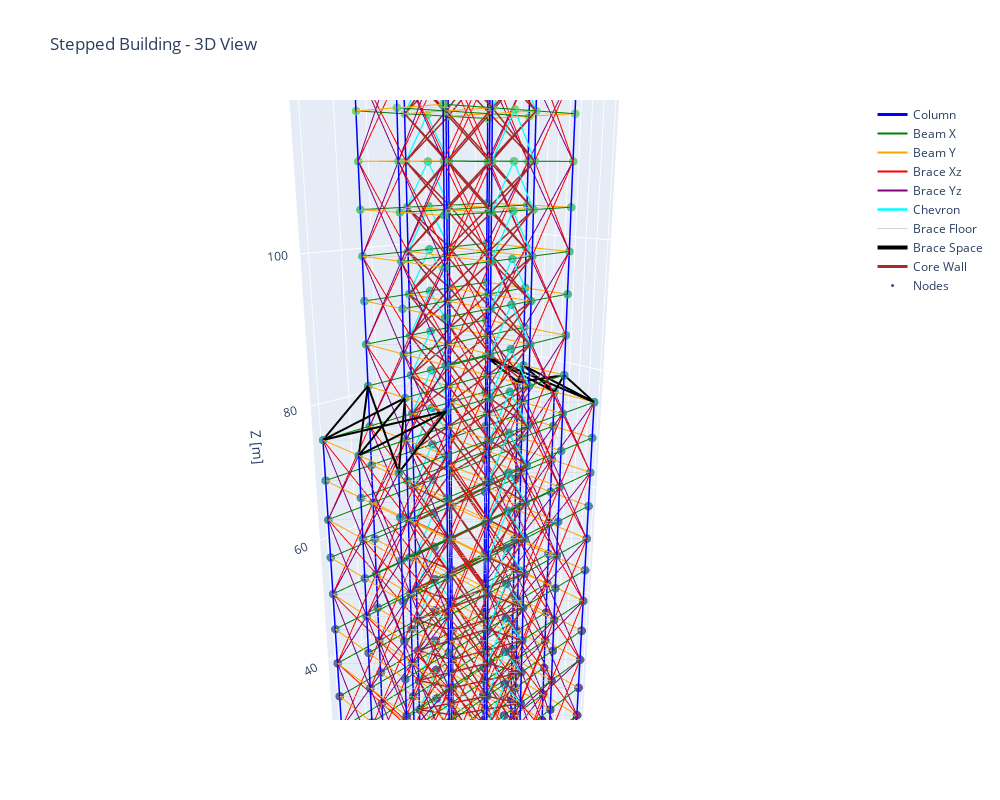

The cell this chart's notebook holds for it:
### Markdown cell above
---
## 5. Interactive 3D Visualization

### Code cell
# 3D Building View
fig_3d = go.Figure()

element_styles = {
    'column':       {'color': 'blue',      'width': 3},
    'beam_x':       {'color': 'green',     'width': 2},
    'beam_y':       {'color': 'orange',    'width': 2},
    'brace_xz':     {'color': 'red',       'width': 2},
    'brace_yz':     {'color': 'purple',    'width': 2},
    'chevron':      {'color': 'cyan',      'width': 2.5},
    'brace_floor':  {'color': 'lightgray', 'width': 1},
    'brace_space':  {'color': 'black',     'width': 4},
    'core_wall':    {'color': 'brown',     'width': 3}
}

for etype, style in element_styles.items():
    elements = connectivity_df[connectivity_df['element_type'] == etype]
    if len(elements) == 0:
        continue
    
    x_lines, y_lines, z_lines = [], [], []
    for _, row in elements.iterrows():
        n1_coords = coords[int(row['node_i'])]
        n2_coords = coords[int(row['node_j'])]
        x_lines.extend([n1_coords[0], n2_coords[0], None])
        y_lines.extend([n1_coords[1], n2_coords[1], None])
        z_lines.extend([n1_coords[2], n2_coords[2], None])
    
    fig_3d.add_trace(go.Scatter3d(
        x=x_lines, y=y_lines, z=z_lines,
        mode='lines',
        name=etype.replace('_', ' ').title(),
        line=dict(color=style['color'], width=style['width']),
        hoverinfo='name'
    ))

fig_3d.add_trace(go.Scatter3d(
    x=all_x, y=all_y, z=all_z,
    mode='markers',
    name='Nodes',
    marker=dict(size=3, color=all_floor, colorscale='Viridis', opacity=0.8),
    hovertemplate='Node %{customdata}<br>X: %{x}m<br>Y: %{y}m<br>Z: %{z}m<extra></extra>',
    customdata=node_ids
))

fig_3d.update_layout(
    title='Stepped Building - 3D View',
    scene=dict(
        xaxis_title='X [m]',
        yaxis_title='Y [m]',
        zaxis_title='Z [m]',
        aspectmode='data',
        camera=dict(eye=dict(x=1.5, y=1.5, z=0.7))
    ),
    width=1000, height=800
)
fig_3d.show()

### Figure 1 — Plotly figure (JSON) as saved in the notebook; plotly's stock layout.template omitted (floating-point values rounded to 4 significant figures; data arrays with more than 128 entries replaced by an {"elided": "..."} marker saying what was removed)
{"data": [{"hoverinfo": "name", "line": {"color": "blue", "width": 3}, "mode": "lines", "name": "Column", "type": "scatter3d", "x": {"elided": "1116 int values"}, "y": {"elided": "1116 int values"}, "z": {"elided": "1116 int values"}}, {"hoverinfo": "name", "line": {"color": "green", "width": 2}, "mode": "lines", "name": "Beam X", "type": "scatter3d", "x": {"elided": "936 int values"}, "y": {"elided": "936 int values"}, "z": {"elided": "936 int values"}}, {"hoverinfo": "name", "line": {"color": "orange", "width": 2}, "mode": "lines", "name": "Beam Y", "type": "scatter3d", "x": {"elided": "780 int values"}, "y": {"elided": "780 int values"}, "z": {"elided": "780 int values"}}, {"hoverinfo": "name", "line": {"color": "red", "width": 2}, "mode": "lines", "name": "Brace Xz", "type": "scatter3d", "x": {"elided": "648 int values"}, "y": {"elided": "648 int values"}, "z": {"elided": "648 int values"}}, {"hoverinfo": "name", "line": {"color": "purple", "width": 2}, "mode": "lines", "name": "Brace Yz", "type": "scatter3d", "x": {"elided": "432 int values"}, "y": {"elided": "432 int values"}, "z": {"elided": "432 int values"}}, {"hoverinfo": "name", "line": {"color": "cyan", "width": 2.5}, "mode": "lines", "name": "Chevron", "type": "scatter3d", "x": {"elided": "300 int values"}, "y": {"elided": "300 int values"}, "z": {"elided": "300 int values"}}, {"hoverinfo": "name", "line": {"color": "lightgray", "width": 1}, "mode": "lines", "name": "Brace Floor", "type": "scatter3d", "x": {"elided": "1248 int values"}, "y": {"elided": "1248 int values"}, "z": {"elided": "1248 int values"}}, {"hoverinfo": "name", "line": {"color": "black", "width": 4}, "mode": "lines", "name": "Brace Space", "type": "scatter3d", "x": [0, 8, null, 0, 8, null, 0, 8, null, 0, 8, null, 0, 8, null, 0, 8, null, 0, 8, null, 0, 8, null, 0, 8, null, 40, 32, null, 40, 32, null, 40, 32, null, 40, 32, null, 40, 32, null, 40, 32, null, 40, 32, null, 40, 32, null, 40, 32, null], "y": [0, 0, null, 0, 8, null, 0, 16, null, 8, 0, null, 8, 8, null, 8, 16, null, 16, 0, null, 16, 8, null, 16, 16, null, 0, 0, null, 0, 8, null, 0, 16, null, 8, 0, null, 8, 8, null, 8, 16, null, 16, 0, null, 16, 8, null, 16, 16, null], "z": [75, 81, null, 75, 81, null, 75, 81, null, 75, 81, null, 75, 81, null, 75, 81, null, 75, 81, null, 75, 81, null, 75, 81, null, 75, 81, null, 75, 81, null, 75, 81, null, 75, 81, null, 75, 81, null, 75, 81, null, 75, 81, null, 75, 81, null, 75, 81, null]}, {"hoverinfo": "name", "line": {"color": "brown", "width": 3}, "mode": "lines", "name": "Core Wall", "type": "scatter3d", "x": {"elided": "900 int values"}, "y": {"elided": "900 int values"}, "z": {"elided": "900 int values"}}, {"customdata": {"elided": "442 int values"}, "hovertemplate": "Node %{customdata}<br>X: %{x}m<br>Y: %{y}m<br>Z: %{z}m<extra></extra>", "marker": {"color": {"elided": "442 int values"}, "colorscale": [[0, "#440154"], [0.1111, "#482878"], [0.2222, "#3e4989"], [0.3333, "#31688e"], [0.4444, "#26828e"], [0.5556, "#1f9e89"], [0.6667, "#35b779"], [0.7778, "#6ece58"], [0.8889, "#b5de2b"], [1, "#fde725"]], "opacity": 0.8, "size": 3}, "mode": "markers", "name": "Nodes", "type": "scatter3d", "x": {"elided": "442 float values"}, "y": {"elided": "442 float values"}, "z": {"elided": "442 float values"}}], "layout": {"height": 800, "scene": {"aspectmode": "data", "camera": {"eye": {"x": 1.5, "y": 1.5, "z": 0.7}}, "xaxis": {"title": {"text": "X [m]"}}, "yaxis": {"title": {"text": "Y [m]"}}, "zaxis": {"title": {"text": "Z [m]"}}}, "title": {"text": "Stepped Building - 3D View"}, "width": 1000}}
